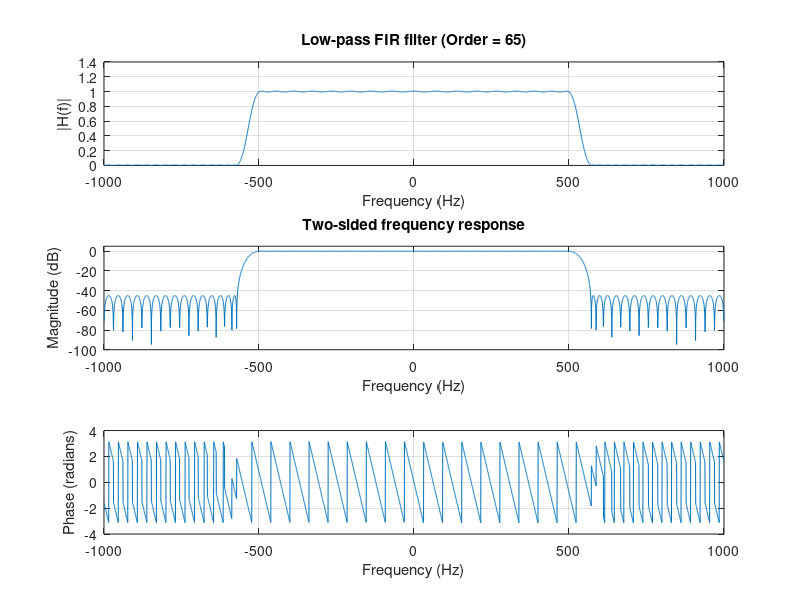

Here is the MATLAB script that generated this plot:
%% Q4
clear; close all; clc;
% There are many functions for designing both FIR filters and IIR filters. The desired amplification, 
% cutoff frequencies and filter order is given to the routines, and the output is the filter coefficients. One of
% these is the function firpm in Matlab (scipy.signal.remez in Python), that designs linear phase
% FIR filters. Use this routine to design a low-pass FIR filter with a pass band up to 500 Hz and a stop
% band after 570 Hz. Use a sampling frequency of 2000 Hz and design a filter with an order that you
% determine to obtain a stop-band attenuation of 45 dB. Make a procedure that inputs all the parameters
% and plots the resulting transfer function with amplification in dB. Which order is necessary?

function [b, N] = design_lowpass_fir(n, fs, fp, fst, atten)
    % DESIGN_LOWPASS_FIR designs a linear phase FIR low-pass filter
    % using the Parks-McClellan (firpm) method.
    %
    % Inputs:
    %   n     - Filter order -1 
    %   fs    - Sampling frequency (Hz)
    %   fp    - Passband edge (Hz)
    %   fst   - Stopband start (Hz)
    %   atten - Desired stopband attenuation (dB)
    %
    % Outputs:
    %   b - Filter coefficients
    %   N - Filter order
    
    N = n + 1
    % Normalize frequencies to Nyquist
    nyq = fs/2;
    f = [0 fp fst nyq] / nyq;
    a = [1 1 0 0];  % Desired amplitudes at each frequency edge

    fprintf('Filter order: %d\n', N);

    % Design the FIR filter
    b = firpm(N, f, a);

    % Compute one-sided frequency response
    [h, w] = freqz(b, 1, 2048, fs);
    
    % Create symmetric (two-sided) response
    h2 = [flipud(conj(h(2:end))); h];        % negative + positive frequencies
    w2 = [-flipud(w(2:end)); w];             % symmetric frequency axis
    
    % Plot linear magnitude
    subplot(3,1,1)
    plot(w2, abs(h2));
    xlabel('Frequency (Hz)');
    ylabel('|H(f)|');
    title(sprintf('Low-pass FIR filter (Order = %d)', N));
    grid on;
    
    % Plot magnitude in dB
    subplot(3,1,2)
    plot(w2, 20*log10(abs(h2)));
    xlabel('Frequency (Hz)');
    ylabel('Magnitude (dB)');
    title('Two-sided frequency response');
    axis([-fs/2 fs/2 -100 5]);
    grid on;
    
    % Optional: plot phase
    subplot(3,1,3)
    plot(w2, angle(h2));
    xlabel('Frequency (Hz)');
    ylabel('Phase (radians)');
    grid on;
end

%%

n= 64; % as was defined in Q3 

[b, N] = design_lowpass_fir(n, 2000, 500, 570, 45);


